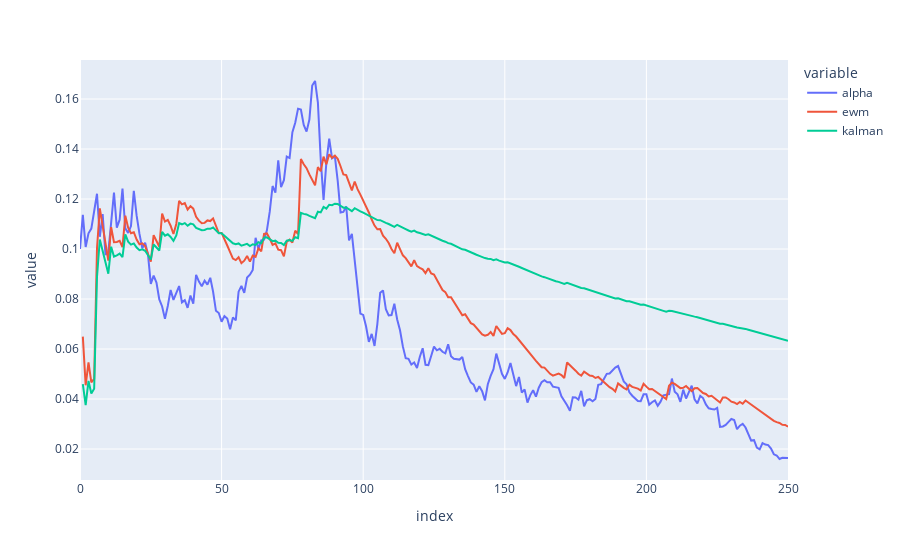

Notebook cell for this chart:
### Code cell
px.line(df)

### Figure 1 — Plotly figure (JSON) as saved in the notebook; plotly's stock layout.template omitted (floating-point values rounded to 4 significant figures; data arrays with more than 128 entries replaced by an {"elided": "..."} marker saying what was removed)
{"data": [{"hovertemplate": "variable=alpha<br>index=%{x}<br>value=%{y}<extra></extra>", "legendgroup": "alpha", "line": {"color": "#636efa", "dash": "solid"}, "marker": {"symbol": "circle"}, "mode": "lines", "name": "alpha", "orientation": "v", "showlegend": true, "type": "scatter", "x": {"elided": "251 int values"}, "xaxis": "x", "y": {"elided": "251 float values"}, "yaxis": "y"}, {"hovertemplate": "variable=ewm<br>index=%{x}<br>value=%{y}<extra></extra>", "legendgroup": "ewm", "line": {"color": "#EF553B", "dash": "solid"}, "marker": {"symbol": "circle"}, "mode": "lines", "name": "ewm", "orientation": "v", "showlegend": true, "type": "scatter", "x": {"elided": "251 int values"}, "xaxis": "x", "y": {"elided": "251 float values"}, "yaxis": "y"}, {"hovertemplate": "variable=kalman<br>index=%{x}<br>value=%{y}<extra></extra>", "legendgroup": "kalman", "line": {"color": "#00cc96", "dash": "solid"}, "marker": {"symbol": "circle"}, "mode": "lines", "name": "kalman", "orientation": "v", "showlegend": true, "type": "scatter", "x": {"elided": "251 int values"}, "xaxis": "x", "y": {"elided": "251 float values"}, "yaxis": "y"}], "layout": {"legend": {"title": {"text": "variable"}, "tracegroupgap": 0}, "margin": {"t": 60}, "xaxis": {"anchor": "y", "domain": [0, 1], "title": {"text": "index"}}, "yaxis": {"anchor": "x", "domain": [0, 1], "title": {"text": "value"}}}}
